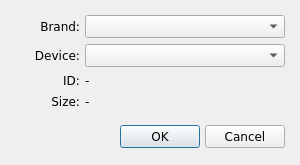
<?xml version="1.0" encoding="UTF-8"?>
<ui version="4.0">
 <class>CDialogSelectDevice</class>
 <widget class="QDialog" name="CDialogSelectDevice">
  <property name="geometry">
   <rect>
    <x>0</x>
    <y>0</y>
    <width>300</width>
    <height>165</height>
   </rect>
  </property>
  <property name="sizePolicy">
   <sizepolicy hsizetype="Fixed" vsizetype="Fixed">
    <horstretch>0</horstretch>
    <verstretch>0</verstretch>
   </sizepolicy>
  </property>
  <property name="minimumSize">
   <size>
    <width>0</width>
    <height>0</height>
   </size>
  </property>
  <property name="maximumSize">
   <size>
    <width>16777215</width>
    <height>16777215</height>
   </size>
  </property>
  <property name="baseSize">
   <size>
    <width>0</width>
    <height>0</height>
   </size>
  </property>
  <property name="font">
   <font>
    <family>Verdana</family>
   </font>
  </property>
  <property name="windowTitle">
   <string>Select Device</string>
  </property>
  <property name="windowIcon">
   <iconset resource="../asset/asset.qrc">
    <normaloff>:/asset/program.png</normaloff>:/asset/program.png</iconset>
  </property>
  <layout class="QVBoxLayout" name="verticalLayout">
   <property name="spacing">
    <number>5</number>
   </property>
   <property name="leftMargin">
    <number>10</number>
   </property>
   <property name="topMargin">
    <number>10</number>
   </property>
   <property name="rightMargin">
    <number>10</number>
   </property>
   <property name="bottomMargin">
    <number>10</number>
   </property>
   <item>
    <widget class="QWidget" name="widget" native="true">
     <layout class="QFormLayout" name="formLayout">
      <property name="horizontalSpacing">
       <number>5</number>
      </property>
      <property name="leftMargin">
       <number>5</number>
      </property>
      <property name="topMargin">
       <number>5</number>
      </property>
      <property name="rightMargin">
       <number>5</number>
      </property>
      <property name="bottomMargin">
       <number>5</number>
      </property>
      <item row="0" column="0">
       <widget class="QLabel" name="label_2">
        <property name="minimumSize">
         <size>
          <width>65</width>
          <height>0</height>
         </size>
        </property>
        <property name="maximumSize">
         <size>
          <width>60</width>
          <height>16777215</height>
         </size>
        </property>
        <property name="text">
         <string>Brand:</string>
        </property>
        <property name="alignment">
         <set>Qt::AlignRight|Qt::AlignTrailing|Qt::AlignVCenter</set>
        </property>
       </widget>
      </item>
      <item row="1" column="0">
       <widget class="QLabel" name="label_3">
        <property name="minimumSize">
         <size>
          <width>65</width>
          <height>0</height>
         </size>
        </property>
        <property name="maximumSize">
         <size>
          <width>60</width>
          <height>16777215</height>
         </size>
        </property>
        <property name="text">
         <string>Device:</string>
        </property>
        <property name="alignment">
         <set>Qt::AlignRight|Qt::AlignTrailing|Qt::AlignVCenter</set>
        </property>
       </widget>
      </item>
      <item row="2" column="0">
       <widget class="QLabel" name="label_5">
        <property name="minimumSize">
         <size>
          <width>65</width>
          <height>0</height>
         </size>
        </property>
        <property name="maximumSize">
         <size>
          <width>60</width>
          <height>16777215</height>
         </size>
        </property>
        <property name="text">
         <string>ID:</string>
        </property>
        <property name="alignment">
         <set>Qt::AlignRight|Qt::AlignTrailing|Qt::AlignVCenter</set>
        </property>
       </widget>
      </item>
      <item row="2" column="1">
       <widget class="QLabel" name="labelDeviceId">
        <property name="sizePolicy">
         <sizepolicy hsizetype="Expanding" vsizetype="Preferred">
          <horstretch>0</horstretch>
          <verstretch>0</verstretch>
         </sizepolicy>
        </property>
        <property name="minimumSize">
         <size>
          <width>0</width>
          <height>0</height>
         </size>
        </property>
        <property name="maximumSize">
         <size>
          <width>16777215</width>
          <height>16777215</height>
         </size>
        </property>
        <property name="text">
         <string>-</string>
        </property>
       </widget>
      </item>
      <item row="3" column="0">
       <widget class="QLabel" name="label_12">
        <property name="minimumSize">
         <size>
          <width>65</width>
          <height>0</height>
         </size>
        </property>
        <property name="maximumSize">
         <size>
          <width>60</width>
          <height>16777215</height>
         </size>
        </property>
        <property name="text">
         <string>Size:</string>
        </property>
        <property name="alignment">
         <set>Qt::AlignRight|Qt::AlignTrailing|Qt::AlignVCenter</set>
        </property>
       </widget>
      </item>
      <item row="3" column="1">
       <widget class="QLabel" name="labelDeviceSize">
        <property name="sizePolicy">
         <sizepolicy hsizetype="Expanding" vsizetype="Preferred">
          <horstretch>0</horstretch>
          <verstretch>0</verstretch>
         </sizepolicy>
        </property>
        <property name="minimumSize">
         <size>
          <width>0</width>
          <height>0</height>
         </size>
        </property>
        <property name="maximumSize">
         <size>
          <width>16777215</width>
          <height>16777215</height>
         </size>
        </property>
        <property name="text">
         <string>-</string>
        </property>
       </widget>
      </item>
      <item row="0" column="1">
       <widget class="QComboBox" name="comboBrand">
        <property name="sizePolicy">
         <sizepolicy hsizetype="Preferred" vsizetype="Preferred">
          <horstretch>0</horstretch>
          <verstretch>0</verstretch>
         </sizepolicy>
        </property>
        <property name="minimumSize">
         <size>
          <width>200</width>
          <height>0</height>
         </size>
        </property>
        <property name="maximumSize">
         <size>
          <width>16777215</width>
          <height>16777215</height>
         </size>
        </property>
       </widget>
      </item>
      <item row="1" column="1">
       <widget class="QComboBox" name="comboDevice">
        <property name="minimumSize">
         <size>
          <width>200</width>
          <height>0</height>
         </size>
        </property>
        <property name="maximumSize">
         <size>
          <width>16777215</width>
          <height>16777215</height>
         </size>
        </property>
       </widget>
      </item>
     </layout>
    </widget>
   </item>
   <item>
    <widget class="QWidget" name="widget_2" native="true">
     <layout class="QHBoxLayout" name="horizontalLayout">
      <property name="spacing">
       <number>5</number>
      </property>
      <property name="leftMargin">
       <number>5</number>
      </property>
      <property name="topMargin">
       <number>5</number>
      </property>
      <property name="rightMargin">
       <number>5</number>
      </property>
      <property name="bottomMargin">
       <number>5</number>
      </property>
      <item>
       <spacer name="horizontalSpacer">
        <property name="orientation">
         <enum>Qt::Horizontal</enum>
        </property>
        <property name="sizeHint" stdset="0">
         <size>
          <width>40</width>
          <height>20</height>
         </size>
        </property>
       </spacer>
      </item>
      <item>
       <widget class="QPushButton" name="buttonOk">
        <property name="minimumSize">
         <size>
          <width>0</width>
          <height>0</height>
         </size>
        </property>
        <property name="maximumSize">
         <size>
          <width>16777215</width>
          <height>16777215</height>
         </size>
        </property>
        <property name="text">
         <string>OK</string>
        </property>
       </widget>
      </item>
      <item>
       <widget class="QPushButton" name="buttonCancel">
        <property name="minimumSize">
         <size>
          <width>0</width>
          <height>0</height>
         </size>
        </property>
        <property name="maximumSize">
         <size>
          <width>16777215</width>
          <height>16777215</height>
         </size>
        </property>
        <property name="text">
         <string>Cancel</string>
        </property>
       </widget>
      </item>
     </layout>
    </widget>
   </item>
  </layout>
 </widget>
 <resources>
  <include location="../asset/asset.qrc"/>
 </resources>
 <connections/>
</ui>
